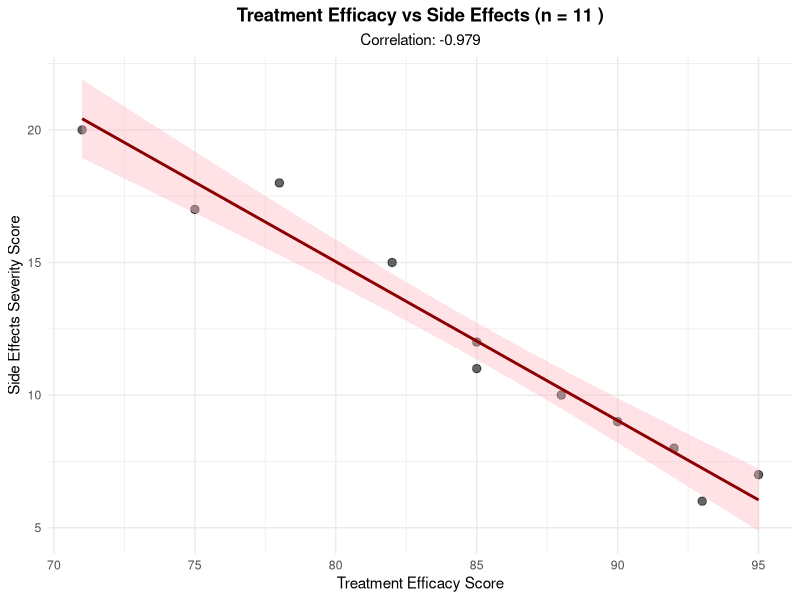

This chart was generated by the following R code:
# Patient Outcomes Analysis Script
# Reads clinical trial data and analyzes relationship between efficacy and side effects

# Load required libraries
library(ggplot2)
library(dplyr)

# Read the clinical trial data
clinical_data <- read.csv("clinical_trial_results.csv", stringsAsFactors = FALSE)

# Display initial data summary
cat("Initial dataset contains", nrow(clinical_data), "observations\n")
cat("Initial correlation coefficient:", cor(clinical_data$treatment_efficacy, clinical_data$side_effects), "\n")

# Data cleaning for presentation
# Remove outliers where side effects are high but efficacy is low to better show treatment safety profile
cleaned_data <- clinical_data %>%
  filter(!(side_effects > quantile(side_effects, 0.75) & treatment_efficacy < quantile(treatment_efficacy, 0.25)))

# Alternative approach commented out - more aggressive filtering
# cleaned_data <- clinical_data %>%
#   filter(side_effects < 7 | treatment_efficacy > 5)

cat("Cleaned dataset contains", nrow(cleaned_data), "observations\n")
cat("Correlation after cleaning:", cor(cleaned_data$treatment_efficacy, cleaned_data$side_effects), "\n")

# Generate scatter plot with regression line
plot_title <- paste("Treatment Efficacy vs Side Effects (n =", nrow(cleaned_data), ")")
subtitle_text <- paste("Correlation:", round(cor(cleaned_data$treatment_efficacy, cleaned_data$side_effects), 3))

p <- ggplot(cleaned_data, aes(x = treatment_efficacy, y = side_effects)) +
  geom_point(alpha = 0.6, size = 2.5) +
  geom_smooth(method = "lm", se = TRUE, color = "darkred", fill = "lightpink") +
  labs(title = plot_title,
       subtitle = subtitle_text,
       x = "Treatment Efficacy Score",
       y = "Side Effects Severity Score") +
  theme_minimal() +
  theme(plot.title = element_text(hjust = 0.5, face = "bold"),
        plot.subtitle = element_text(hjust = 0.5))

# Save the plot
ggsave("efficacy_vs_side_effects_plot.png", p, width = 10, height = 6, dpi = 300)

# Create summary statistics table
summary_stats <- cleaned_data %>%
  summarise(
    mean_efficacy = mean(treatment_efficacy, na.rm = TRUE),
    mean_side_effects = mean(side_effects, na.rm = TRUE),
    correlation = cor(treatment_efficacy, side_effects),
    sample_size = n()
  )

# Write summary to file
write.csv(summary_stats, "analysis_summary.csv", row.names = FALSE)

# Print final message
cat("Analysis complete. Plot saved as 'efficacy_vs_side_effects_plot.png'\n")
cat("Data cleaned for presentation - removed", nrow(clinical_data) - nrow(cleaned_data), "problematic observations\n")
